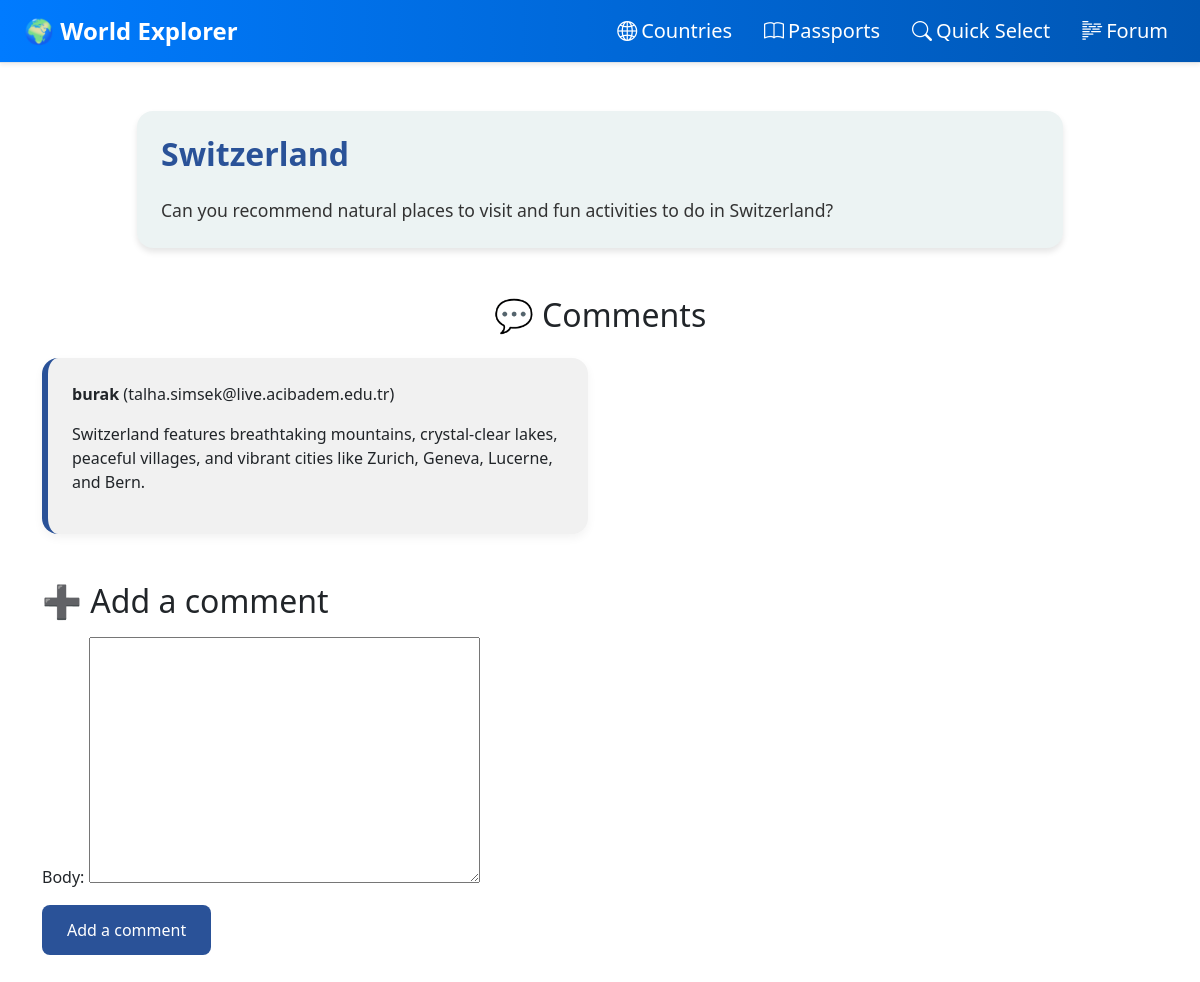
/forum/post/11/, run on the app's committed database.
### forum/models.py (models this page shows, shortened)
class Post(models.Model):
    title = models.CharField(max_length=100)
    content = models.TextField()
    date_posted = models.DateTimeField(auto_now_add=True)

class Comment(models.Model):
    post = models.ForeignKey(Post, on_delete=models.CASCADE, related_name='comments')
    name = models.CharField(max_length=100)
    email = models.EmailField()
    body = models.TextField()
    date_added = models.DateTimeField(default = timezone.now)

### forum/views.py (the view)
# urls.py: path('post/<int:id>/', views.post_detail, name="post_detail"),
def post_detail(request, id):
    post = get_object_or_404(Post, id = id)
    comments = Comment.objects.filter(post=post)
    if request.method == "POST":
        form = CommentForm(request.POST)
        if form.is_valid():
            new_comment = form.save(commit=False)
            new_comment.post = post
            new_comment.name = request.user.username
            new_comment.email = request.user.email
            new_comment.save()
            return redirect('forum:post_detail', id=post.id)
        return None
    else:
        form = CommentForm()
        return render(request, 'forum_html/post_detail.html', {'post': post, "comments": comments, "comment_form": form})

### forum/forms.py
class CommentForm(forms.ModelForm):
    class Meta:
        model = Comment
        fields = ["body"]

### templates/forum_html/post_detail.html (shortened to what this page needs)
{% extends 'home.html' %}
{% load static %}
{% block content %}
<div class="container py-5">
  <div class="row justify-content-center">
    <div class="col-md-10">
      <div class="post-card animate__animated animate__fadeInUp">
        <div class="card-body">
          <h1 class="card-title mb-4">{{ post.title }}</h1>
          <p class="card-text">{{ post.content }}</p>
        </div>
      </div>
    </div>
  </div>
  <div class="comment-section mt-5">
    <h2 class="text-center mb-4">💬 Comments</h2>
    <div class="row row-cols-1 row-cols-md-2 g-4">
      {% for comment in comments %}
        <div class="col">
          <div class="comment-card animate__animated animate__fadeInUp">
            <p><strong>{{ comment.name }}</strong> ({{ comment.email }})</p>
            <p>{{ comment.body }}</p>
          </div>
        </div>
      {% endfor %}
    </div>
    <h2 class="mt-5 mb-3">➕ Add a comment</h2>
    <form method="post" class="animate__animated animate__fadeIn">
      <div class="mb-3">
        {{ comment_form.as_p }}
      </div>
      <button type="submit" class="btn btn-comment">Add a comment</button>
    </form>
  </div>
</div>
{% endblock %}

### templates/forum_html/post_detail.html (style rules this page uses)
.post-card { background-color: #ecf3f3; border-radius: 1rem; box-shadow: 0 4px 6px rgba(0, 0, 0, 0.1); overflow: hidden; transition: transform 0.2s ease-in-out; }
.card-body { padding: 1.5rem; }
.card-title { font-size: 2rem; font-weight: bold; color: #2a5298; }
.card-text { font-size: 1.1rem; color: #333; }
.comment-card { background-color: #f1f1f1; padding: 1.5rem; border-radius: 1rem; border-left: 6px solid #2a5298; box-shadow: 0 4px 10px rgba(0, 0, 0, 0.05); transition: transform 0.3s ease; }
.btn-comment { background-color: #2a5298; color: white; border-radius: 0.5rem; padding: 0.75rem 1.5rem; transition: background-color 0.3s; }

### data on the page
Post: title "Switzerland", content "Can you recommend natural places to visit and fun activities to do in Switzerland?"
Comment: name "burak", email "talha.simsek@live.acibadem.edu.tr", body "Switzerland features breathtaking mountains, crystal-clear lakes, peaceful villages, and vibrant cities like Zurich, Geneva, Lucerne, and Bern."
